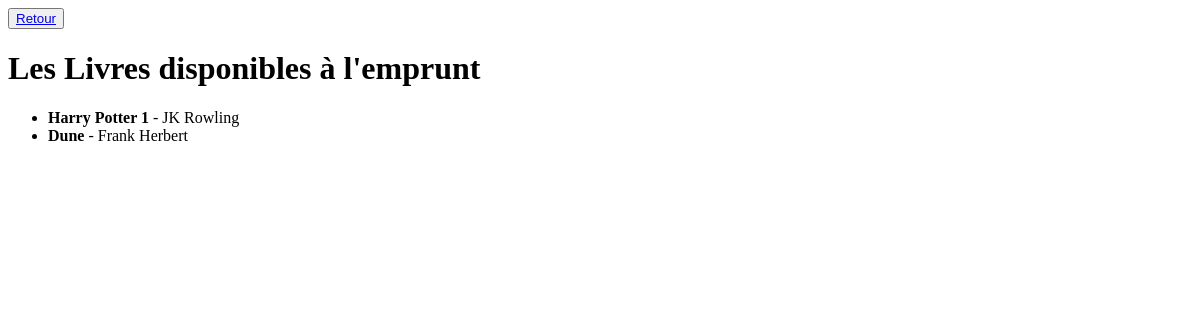
Page /liste-livres/ on the earlier database version.
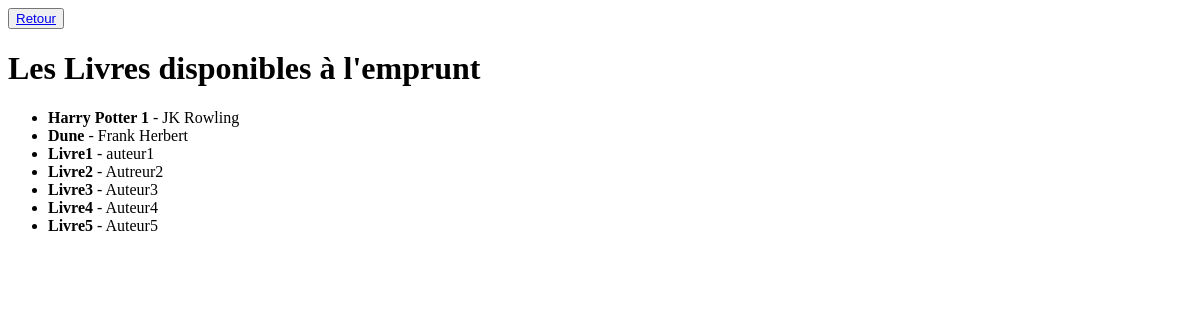
Same page on the later database version.
### medias/models.py (models this page shows, shortened)
class Media(models.Model):
    nom =  models.CharField(max_length=150)
    date_emprunt = models.DateField(null=True, blank=True)
    disponible = models.BooleanField(default=True)
    membre = models.CharField(max_length=150)

class Livre(Media):
    auteur = models.CharField(max_length=150)

class Media(models.Model):
    nom =  models.CharField(max_length=150)
    date_emprunt = models.DateField(null=True, blank=True)
    disponible = models.BooleanField(default=True)
    membre = models.CharField(max_length=150)

### auth_app/views.py (the view)
# urls.py: path('liste-livres/', views.liste_livres_publique, name='liste_livres_publique'),
def liste_livres_publique(request):
    Livres = Livre.objects.all()
    return render(request, 'liste_livres_publique.html',{'Livres':Livres})

### auth_app/Templates/liste_livres_publique.html (shortened to what this page needs)
<!DOCTYPE html>
<html lang="fr">
<head>
</head>
<body>
    <button><a href="{% url 'connexion' %}">Retour</a></button>
    <h1>Les Livres disponibles à l'emprunt</h1>
    <ul>
        {% for Livre in Livres %}
            <li>
                <strong>{{ Livre.nom }}</strong> - {{ Livre.auteur }}
            </li>
        {% empty %}
            <li>Aucun livre disponible pour le moment.</li>
        {% endfor %}
    </ul>
</body>
</html>

Differences in the rows shown:
added Livre: nom "Livre1", auteur "auteur1"
added Livre: nom "Livre2", auteur "Autreur2"
added Livre: nom "Livre3", auteur "Auteur3"
added Livre: nom "Livre4", auteur "Auteur4"
added Livre: nom "Livre5", auteur "Auteur5"
